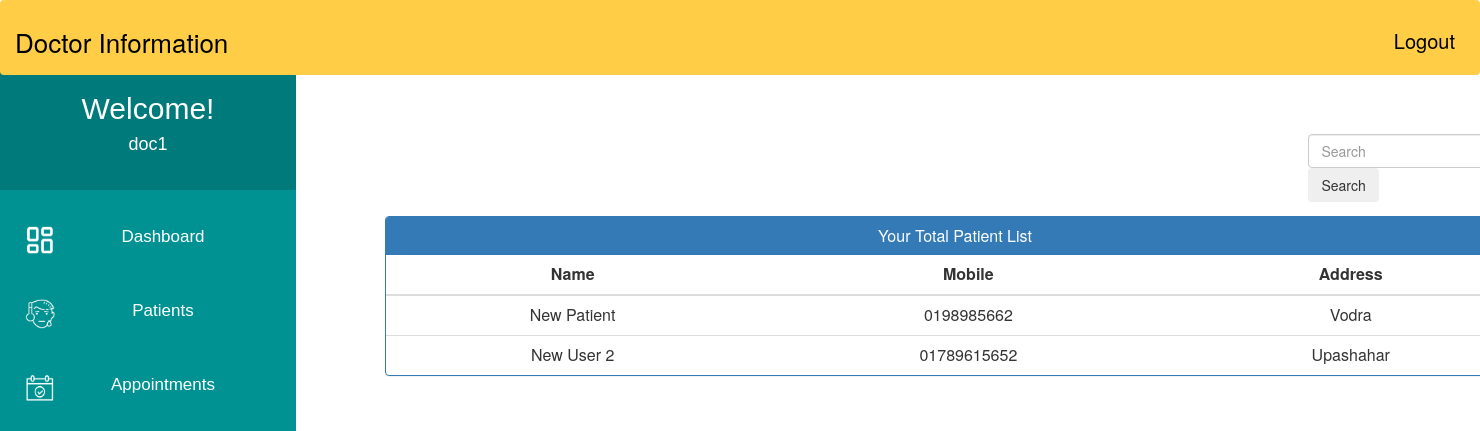
The page /doctor_view_patient/ (signed in) on the database its author committed.
### MyApp/models.py (models this page shows, shortened)
class Patient(models.Model):
    user = models.OneToOneField(User, on_delete=models.CASCADE)
    Patient_First_Name = models.CharField(max_length=50, default="")
    Patient_Last_Name = models.CharField(max_length=50, default="")
    gender = models.CharField(max_length=10, choices=GENDER)
    contact = models.CharField(max_length=11)
    address = models.CharField(max_length=350)
    symptoms = models.CharField(max_length=500, default="")
    status = models.BooleanField(default=False)
    admitDate = models.DateField(auto_now=True)
    assignedDoctorId = models.PositiveIntegerField(null=True)

### MyApp/views.py (the view)
# urls.py: path('doctor_view_patient/', views.doctor_view_patient, name="doctor_view_patient"),
@login_required
def doctor_view_patient(request):
    patients=Patient.objects.all().filter(status=True, assignedDoctorId=request.user.id)
    doctor=Doctor.objects.get(user_id=request.user.id)
    return render(request,'MyApp/doctor_view_patient.html',{'patients':patients,'doctor':doctor})

### templates/MyApp/doctor_view_patient.html (shortened to what this page needs)
<html lang="en">
{%load static%}
<head>
    <link href="//netdna.bootstrapcdn.com/bootstrap/3.0.0/css/bootstrap.min.css" rel="stylesheet" id="bootstrap-css">
</head>
<body>
{% include 'MyApp/doctor_base.html' %}
<div class="container"style="margin-left:25%; margin-right:8%; margin-top:7%;">
    <form  action="/search" method="get" style="margin-top: 30px; margin-left:81%;" class="form-inline my-2 my-lg-0">
      <input class="form-control mr-sm-2" type="search" placeholder="Search" name="query" id="query" aria-label="Search">
      <button class="btn btn-outline-success my-2 my-sm-0" type="submit">Search</button>
    </form>
  {% if patients %}
  <div class="panel panel-primary">
    <div class="panel-heading">
      <h6 class="panel-title">Your Total Patient List</h6>
    </div>
    <table class="table table-hover" id="dev-table">
      <thead>
        <tr>
          <th style="text-align:center;">Name</th>
          <th style="text-align:center;">Mobile</th>
          <th style="text-align:center;">Address</th>
        </tr>
      </thead>
      {% for p in patients %}
      <tr>
        <td style="text-align:center;"> {{p.Patient_First_Name}} {{p.Patient_Last_Name}}</td>
        <td style="text-align:center;">{{p.contact}}</td>
        <td style="text-align:center;">{{p.address}}</td>
      </tr>
      {% endfor %}
    </table>
  </div>
  {%else%}
  <br><br><br>
  <h4 style="margin-left: 750px; color: red; font-size:30px;">No Patient Found !!!</h4>
  {% endif %}
</div>
</body>
</html>

### templates/MyApp/doctor_base.html (shortened to what this page needs)
<!DOCTYPE html>
{% load staticfiles %}
<html lang="en">
<head>
     <link href="//netdna.bootstrapcdn.com/bootstrap/3.0.0/css/bootstrap.min.css" rel="stylesheet" id="bootstrap-css">
</head>
<body>
    <div class="navbar">
        <a>Doctor Information</a>
        <a href="{% url 'MyApp:logout' %}" class="logoutbtn">Logout</a>
    </div>
     <div class="sidebar">
        <div class="userprofile">
            <h2 style="color:white; font-family:sans-serif; padding-top:25px; text-align:center; margin:0px;">Welcome!</h2>
            <h4 style="color:white; font-family:sans-serif; text-align:center; padding-bottom:35px;">{{request.user.username}}</h4>
        </div>
        <a href="{% url 'MyApp:doctor_dashboard' %}"><img class="icon" src="{% static "images/PDash.png" %}">Dashboard</a>
        <a href="{% url 'MyApp:doctor_patient' %}"><img class="icon" src="{% static "images/PIcon.png" %}">Patients</a>
        <a href="{% url 'MyApp:doctor_appointment' %}"><img class="icon" src="{% static "images/ApptIcon.png" %}">Appointments</a>
    </div>
</body>
</html>

### templates/MyApp/doctor_base.html (style rules this page uses)
body { background-color: rgb(255, 255, 255); padding: 0px; margin-top: 0px; margin-left: 0px; margin-right: 0px; margin-bottom: 0px; }
.navbar { overflow: hidden; background-color: rgb(255, 206, 70); height:75px; width:100%; padding-top:22px; z-index:1; top:0; position:fixed; display:block; }
.navbar a { float: left; display:block; font-size: 26px; color: black; text-align: center; padding-left:14px; text-decoration: none; }
.navbar .logoutbtn { float: right; display:block; font-size: 20px; color: black; text-align: center; padding-top:4px; padding-right:24px; text-decoration: none; }
.sidebar .userprofile { background-color: rgb(0, 122, 122); }
.sidebar { margin-top: 0px; padding-top: 0px; width: 20%; text-align: center; height=100vh; background-color: rgb(0, 146, 146); font-family: sans-serif; font-size:17px; font-weight: normal; position: fixed; top: 67px; left: 0; bottom: 0; }
.sidebar a { display: block; color: white; padding: 25px; text-decoration: none; }
.icon { float:left; width:30px; height:30px; }

### templates/MyApp/doctor_view_patient.html (style rules this page uses)
a:link { text-decoration: none; }
h6 { text-align: center; }

### rows shown on the page
Patient: Patient_First_Name "New", Patient_Last_Name "Patient", contact "0198985662", address "Vodra"
Patient: Patient_First_Name "New", Patient_Last_Name "User 2", contact "01789615652", address "Upashahar"

### other values the page prints
{{ request.user.username }} "doc1"
